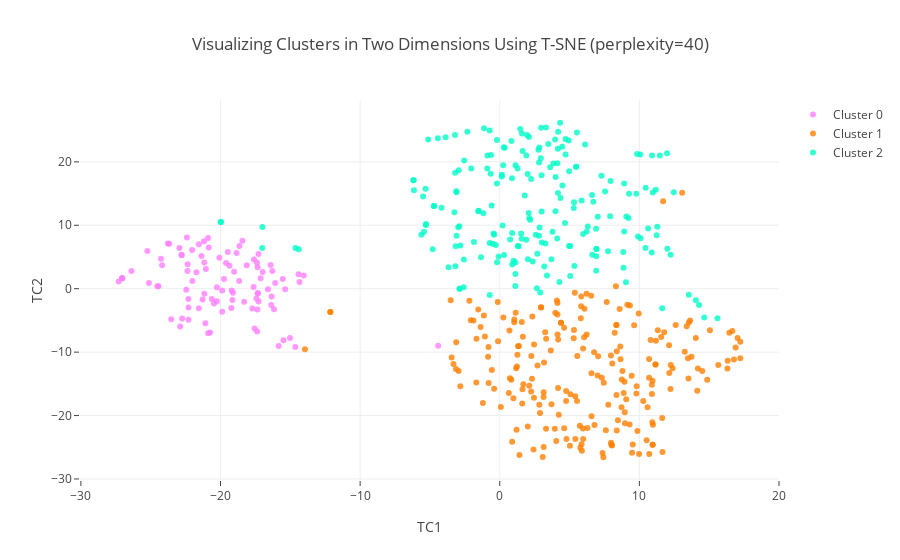

Source (notebook cell):
### Markdown cell above
## 2-D plot

### Code cell
#Instructions for building the 2-D plot

#trace1 is for 'Cluster 0'
trace1 = go.Scatter(
                    x = cluster0["TC1_2d"],
                    y = cluster0["TC2_2d"],
                    mode = "markers",
                    name = "Cluster 0",
                    marker = dict(color = 'rgba(255, 128, 255, 0.8)'),
                    text = None)

#trace2 is for 'Cluster 1'
trace2 = go.Scatter(
                    x = cluster1["TC1_2d"],
                    y = cluster1["TC2_2d"],
                    mode = "markers",
                    name = "Cluster 1",
                    marker = dict(color = 'rgba(255, 128, 2, 0.8)'),
                    text = None)

#trace3 is for 'Cluster 2'
trace3 = go.Scatter(
                    x = cluster2["TC1_2d"],
                    y = cluster2["TC2_2d"],
                    mode = "markers",
                    name = "Cluster 2",
                    marker = dict(color = 'rgba(0, 255, 200, 0.8)'),
                    text = None)

data = [trace1, trace2, trace3]

title = "Visualizing Clusters in Two Dimensions Using T-SNE (perplexity=" + str(perplexity) + ")"

layout = dict(title = title,
              xaxis= dict(title= 'TC1',ticklen= 5,zeroline= False),
              yaxis= dict(title= 'TC2',ticklen= 5,zeroline= False)
             )

fig = dict(data = data, layout = layout)

iplot(fig)

### Figure 1 — Plotly figure (JSON) as saved in the notebook; plotly's stock layout.template omitted (floating-point values rounded to 4 significant figures; data arrays with more than 128 entries replaced by an {"elided": "..."} marker saying what was removed)
{"data": [{"marker": {"color": "rgba(255, 128, 255, 0.8)"}, "mode": "markers", "name": "Cluster 0", "type": "scatter", "uid": "60594428-44b2-4bd5-b32d-e8283a7436fd", "x": [-21.36, -15.02, -17.13, -18.12, -21.15, -20.26, -4.414, -20.62, -19.2, -21.09, -22.29, -20.74, -20.89, -16.61, -15.37, -16.09, -22.89, -16.98, -22.29, -17.56, -23.53, -20.26, -17.63, -19.88, -16.34, -17.36, -17.72, -17.28, -17.43, -19.15, -21.29, -17.38, -21.16, -19.75, -20.47, -18.67, -17.61, -14.41, -22.03, -14.34, -22.78, -22.01, -17.28, -19.48, -16.41, -22.78, -18.85, -21.18, -18.65, -20.08, -17.33, -17.33, -17.39, -19.1, -20.89, -21.05, -19.88, -25.13, -25.24, -24.46, -27.04, -27.29, -27.04, -27.04, -24.51, -26.38, -22.36, -21.55, -24.18, -15.49, -22.41, -14.64, -19.36, -15.84, -19.02, -22.94, -16.16, -21.55, -22.45, -22.3, -21.73, -24.26, -16.29, -20.84, -18.43, -16.36, -23.77, -23.67, -22.75, -19.6, -18.3, -17.34, -14.04, -15.54, -19.23, -22.37], "y": [5.139, -7.784, 1.634, 3.692, 4.119, -1.972, -8.978, -1.631, -0.2909, -5.427, -4.893, -6.894, -7.01, -0.08059, -0.07019, 0.9005, -5.965, 2.615, -2.976, -6.287, -4.802, 0.2272, 0.2702, -0.2649, -1.246, -3.279, -3.106, -2.03, -1.554, -1.765, -1.708, -6.742, -0.7781, 1.51, -2.333, 1.211, 4.589, 2.268, 6.097, 1.051, 5.302, 1.204, 5.474, 5.78, 3.742, 5.302, 5.615, 7.473, 6.724, 4.884, -0.7147, -0.7147, 4.136, -0.6279, 8.01, 3.118, -3.649, 0.8847, 5.951, 0.3699, 1.664, 1.144, 1.664, 1.664, 0.3829, 2.789, 3.844, -3.072, 3.685, -8.113, 8.087, -9.191, 3.604, -9.033, 2.672, 6.431, -3.246, 7.022, -0.1817, -1.61, 2.583, 4.704, 2.805, 6.516, 7.58, -2.564, 7.142, 7.088, -4.716, 4.06, -2.043, 3.387, 2.09, 1.518, -3.035, 2.781]}, {"marker": {"color": "rgba(255, 128, 2, 0.8)"}, "mode": "markers", "name": "Cluster 1", "type": "scatter", "uid": "6a20e8ec-9748-4b02-aee2-2d2a7217be7e", "x": {"elided": "218 float values"}, "y": {"elided": "218 float values"}}, {"marker": {"color": "rgba(0, 255, 200, 0.8)"}, "mode": "markers", "name": "Cluster 2", "type": "scatter", "uid": "ad31be49-e188-4c73-aa5f-ab5210c738c0", "x": {"elided": "203 float values"}, "y": {"elided": "203 float values"}}], "layout": {"title": {"text": "Visualizing Clusters in Two Dimensions Using T-SNE (perplexity=40)"}, "xaxis": {"ticklen": 5, "title": {"text": "TC1"}, "zeroline": false}, "yaxis": {"ticklen": 5, "title": {"text": "TC2"}, "zeroline": false}}}
